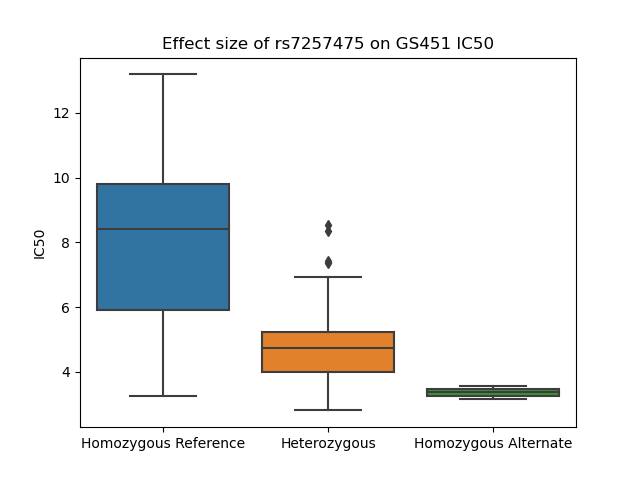

Python code for this plot:
#!/usr/bin/env python

import pandas as pd
import numpy as np
import matplotlib.pyplot as plt
from vcfParser import parse_vcf
import seaborn as sb

GS451_df = pd.read_csv('GS451_IC50_gwas_results.assoc.linear', delim_whitespace = True)
GS451_df = GS451_df[GS451_df['TEST'] == 'ADD']

GS451_top_snp = GS451_df.loc[GS451_df['P'] == GS451_df['P'].min(),'SNP'].item()

CB1908_df = pd.read_csv('CB1908_IC50_gwas_results.assoc.linear', delim_whitespace = True)
CB1908_df = CB1908_df[CB1908_df['TEST'] == 'ADD']

CB1908_top_snp = CB1908_df.loc[CB1908_df['P'] == CB1908_df['P'].min(),'SNP'].item()

genotypes = pd.DataFrame(parse_vcf('genotypes.vcf'))

genotype_list = genotypes[genotypes[2] == GS451_top_snp].values.tolist()[0][9:]

phenotype = pd.read_csv('GS451_IC50.txt', delim_whitespace = True)

phenotype_list = phenotype['GS451_IC50']

homo_ref = []

het = []

homo_alt = []

for i, gen in enumerate(genotype_list):
    if gen == '0/0':
        homo_ref.append(phenotype_list[i])
    elif gen == '0/1' or gen == '1/0':
        het.append(phenotype_list[i])
    elif gen == '1/1':
        homo_alt.append(phenotype_list[i])
    else:
        continue

fig, ax = plt.subplots()

ax = sb.boxplot(data = [homo_ref, het, homo_alt])
ax.set_xticklabels(['Homozygous Reference', 'Heterozygous', 'Homozygous Alternate'])
ax.set_ylabel('IC50')
plt.title('Effect size of ' + GS451_top_snp + ' on GS451 IC50')

plt.savefig('effect_size_plot.png')

print(GS451_top_snp)
print(CB1908_top_snp)